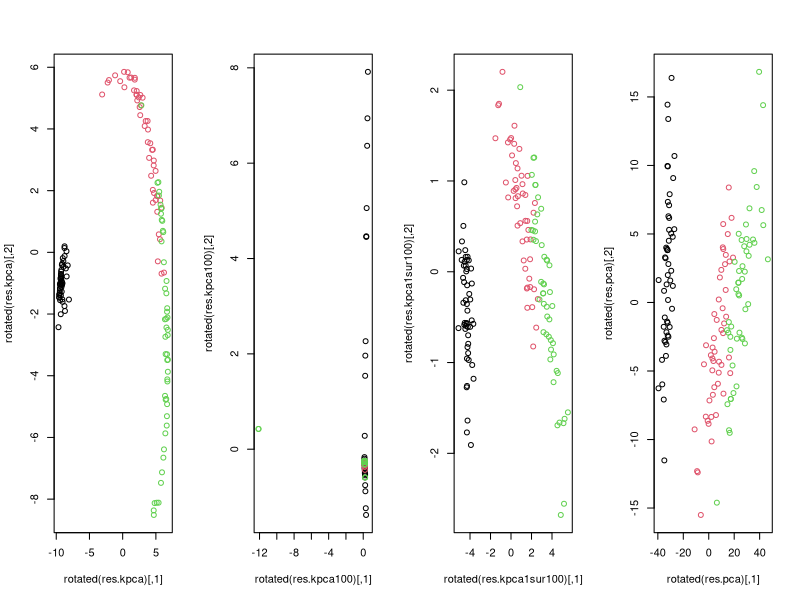
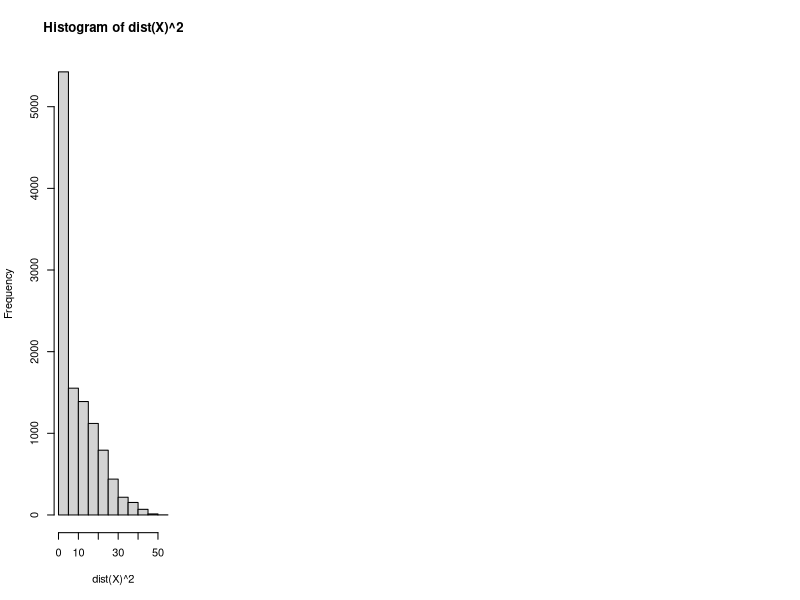

Reproduce these figures in R, in order. (Note: this script raises an error after producing the figures.)
## ---- chunk 1
library(kernlab)
X <- iris[, 1:4]
#pairs(X, col=iris$Species)

X <- as.matrix(X)
kpca(X) -> res.kpca
#str(res.kpca)
kpca(X, kpar=list(sigma=100)) -> res.kpca100
kpca(X, kpar=list(sigma=1/100)) -> res.kpca1sur100
kpca(X, kernel="vanilladot", kpar=list()) -> res.pca

par(mfrow=c(1,4))
plot(rotated(res.kpca), col=iris$Species)
plot(rotated(res.kpca100), col=iris$Species)
plot(rotated(res.kpca1sur100), col=iris$Species)
plot(rotated(res.pca), col=iris$Species)

hist(dist(X)^2)
summary(dist(X)^2)
## ---- chunk 2
myKPCA <- function(X, k=2, kernel="Gaussian", beta=1) {
  X <- as.matrix(X)
  if (kernel == "Gaussian") {
    K <- exp(-1/beta*(as.matrix(dist(X))^2))
  }
  else {
    K <- X %*% t(X)
  }
  
  # Centering
  n <- nrow(X)
  II <- matrix(1/n,n,n)
  Ktilde <- K - 2*II %*% K + II %*% K %*% II
  
  # Eigenvalue decomposition
  res <- svd(Ktilde)
  alpha <- res$u
  lambda <- res$d^2
  
  # Projection
  Y <- K %*% alpha[,1:k]
  
  return(list(Y=Y, lambda=lambda[1:k]))
}
## ---- chunk 3
data(spam)
set.seed(1)
train <- sample(1:dim(spam)[1], 400)
kpc <- kpca(~., data=spam[train,-58], kernel="rbfdot", kpar=list(sigma=1/1000), features=2)

spam %>% PCA(., quali.sup=ncol(spam[train,]))%>% plot(habillage=ncol(spam[train,]), choix="ind")
## ---- chunk 4
library(mlbench)

set.seed(NULL)
obj <- mlbench.spirals(100, 1, 0.025)
my.data <- data.frame(obj$x)
names(my.data) <- c("X1", "X2")
my.data <- scale(my.data, TRUE, TRUE)
par(mfrow=c(1,4))
plot(my.data, col=c("orange", "blue")[obj$classes], main="Original classes")
my.data <- as.matrix(my.data)
plot(my.data, col=c("orange", "blue")[kmeans(my.data, 2)$cluster], main="kmeans")

kpca(my.data, kernel="rbfdot") -> kp
plot(rotated(kp), col=c("orange","blue")[obj$classes], main="KPCA")

specc(my.data, centers=2, kernel="rbfdot") -> sp
plot(my.data, col=c("orange","blue")[sp], main="Spectral")
## ---- chunk 5
set.seed(111)
obj <- mlbench.spirals(100, 1, 0.025)
my.data <- data.frame(obj$x)

sigma2 = 1
K <- exp(as.matrix(dist(my.data))^2 / sigma2)
image(K)
## ---- chunk 6
A <- K - 0.5
diag(A) <- 0
D <- diag(colSums(A))
L <- D-A
image(A)
